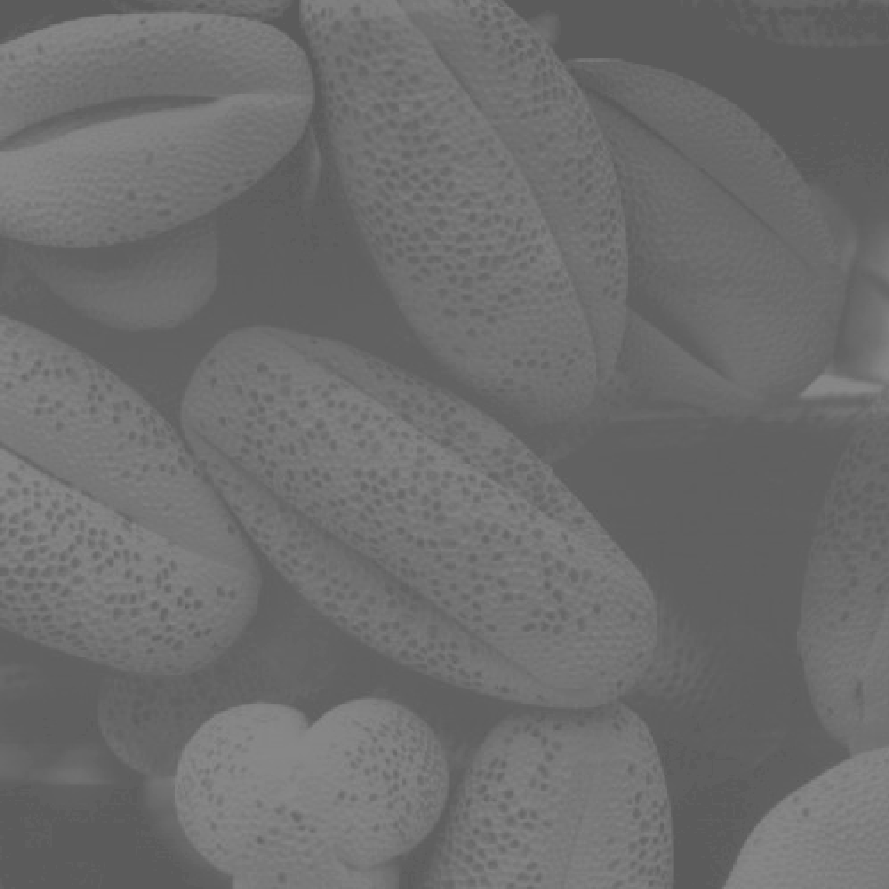
#> input picture lab2/Fig0310.tif, 889 x 889 px, found by its file name
$ python lab2-3.py
#> lines starting #> are read from the running program, lines starting #| are printed output that depends on the picture; after the words box and inside, x2 and y2 are one past the last pixel; in counts of white or black regions, pixels touching at a corner belong together
#> further down, img is the input picture: shape (889, 889, 3); min 91, max 138, mean 109.1
import cv2
import numpy as np
import matplotlib.pyplot as plt


def increase_brightness(img, value=30):
#> called with value = 30
    hsv = cv2.cvtColor(img, cv2.COLOR_BGR2HSV)
#> hsv: shape (889, 889, 3); mean H, S, V 0, 0, 109.1
    h, s, v = cv2.split(hsv)
#> h: shape (889, 889); every value is 0

    lim = 255 - value
    v[v > lim] = 255
    v[v <= lim] += value
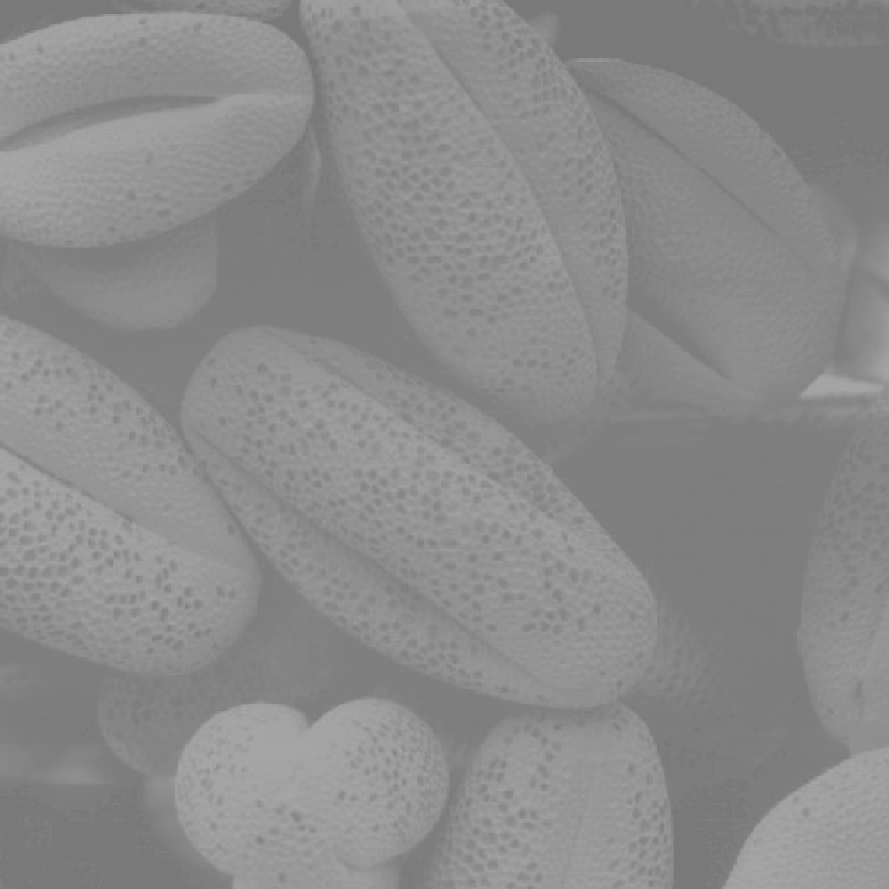
#> v: shape (889, 889); min 121, max 168, mean 139.1

    final_hsv = cv2.merge((h, s, v))
#> final_hsv: shape (889, 889, 3); mean H, S, V 0, 0, 139.1
    img = cv2.cvtColor(final_hsv, cv2.COLOR_HSV2BGR)
    return img

img = cv2.imread('./lab2/Fig0310.tif')

plt.figure()

plot = plt.subplot(2,2,1).imshow(img)

img = increase_brightness(img)
img = cv2.cvtColor(img, cv2.COLOR_BGR2GRAY)
plot = plt.subplot(2,2,2).imshow(img)

output = img;
output = output*0;

for i in range(len(img)):
  for j in range(len(img[0])):
    if(img[i][j]>150):
      output[i][j]=255
    else:
      output[i][j] = 0;
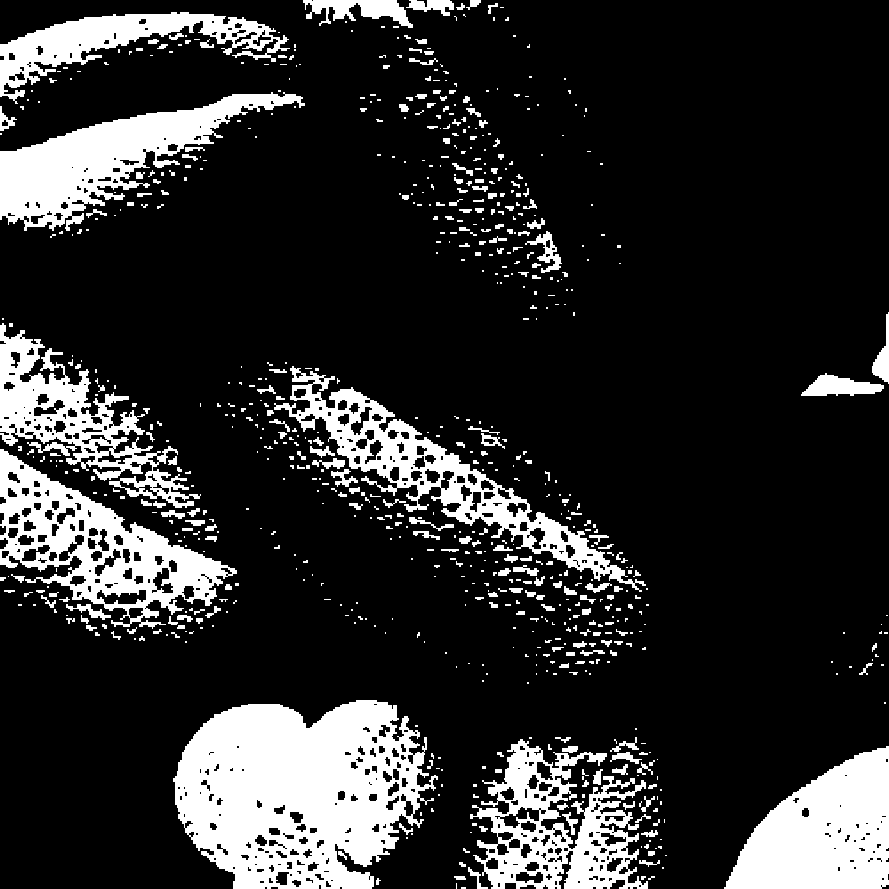
#> output: shape (889, 889); 17.9% white; 780 white regions (532 under 20 px), largest, box (x1, y1, x2, y2) and area: (173, 700, 438, 889) 34624, (724, 746, 889, 889) 15558, (0, 92, 305, 231) 14697

plot = plt.subplot(2,2,3).imshow(output)

plt.show()
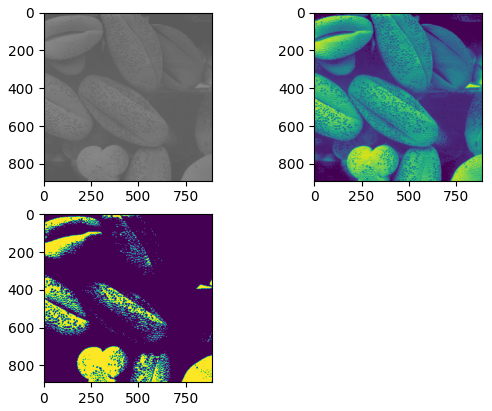
#> figure drawn by matplotlib, 3 panels

cv2.waitKey(0)
cv2.destroyAllWindows()
